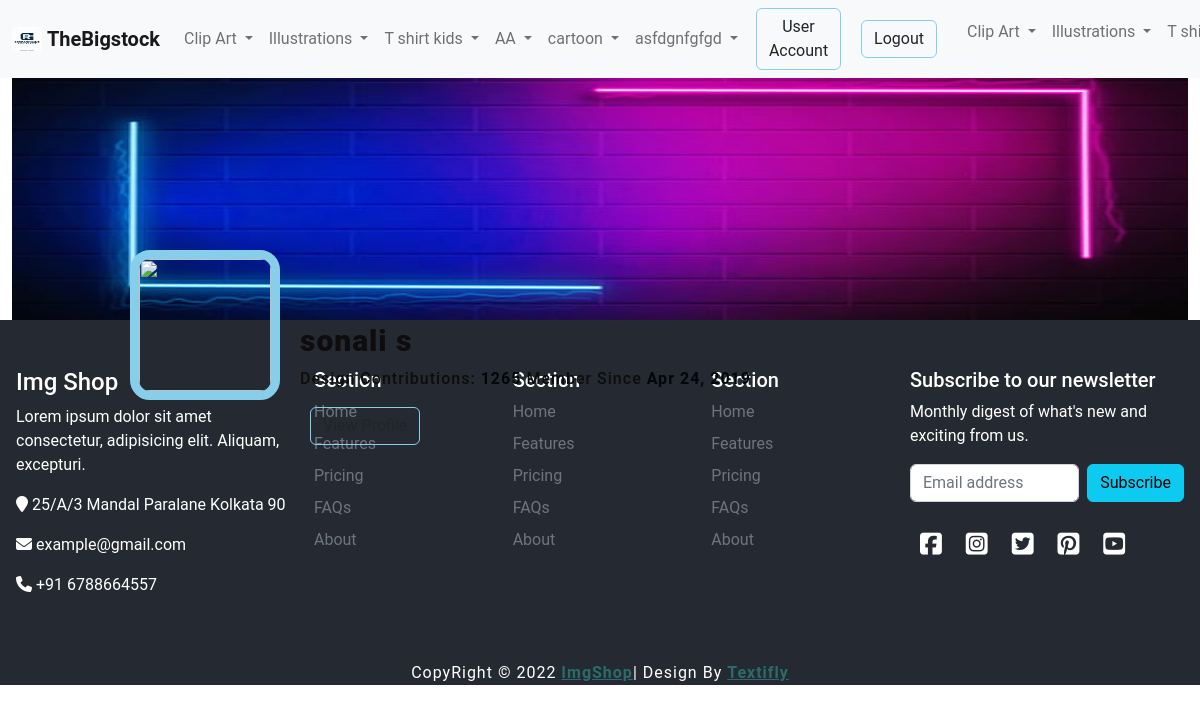
Page /user-account.php (signed in) on the committed database.
### tables this page shows
CREATE TABLE `category_tbl` (
  `id` int NOT NULL,
  `category_name` varchar(100) NOT NULL,
  `category_tags` varchar(100) NOT NULL,
  `image` varchar(100) NOT NULL,
  `feature_image` varchar(100) NOT NULL
);

CREATE TABLE `user_tbl` (
  `id` int NOT NULL,
  `first_name` varchar(100) NOT NULL,
  `last_name` varchar(100) NOT NULL,
  `email` varchar(100) NOT NULL,
  `mobile` varchar(100) NOT NULL,
  `role` varchar(100) NOT NULL,
  `password` varchar(100) NOT NULL,
  `profile_picture` varchar(255) NOT NULL
);

### function.php (called while the page is built, shortened)
<?php
class Operations
{
   public function getAll($table)
   {
      global $db;
      $sel  =  $db->query("select * from " . $table . "");
      return $sel->fetchAll(PDO::FETCH_ASSOC);
   }
   public function getSingle($table, $where)
   {
      global $db;
      $sel  =  $db->query("select * from " . $table . " " . $where);
      return $sel->fetch(PDO::FETCH_ASSOC);
   }
}

### user-account.php (the view, shortened to what this page needs)
<?php include("include/header.php") ?>
<?php
$user = $obj->getSingle('user_tbl', "WHERE id = '" . $user_id . "'");
?>
<main>
    <section class="container-fluid pppicarae">
        <div class="backimg">
            <img src="images/pngtree-modern-double-color-futuristic-neon-background-image_351866.jpg" alt="">
        </div>
        <div class="profilepic">
            <img src="./images/profile/<?= $user['profile_picture'] ?? 'png-transparent-avatar-user-computer-icons-software-developer-avatar-child-face-heroes-removebg-preview.png' ?>" alt="">
        </div>
        <div class="nameand">
            <h1><?php echo $user['first_name']; ?> <?php echo $user['last_name']; ?></h1>
            <p>
                Design Contributions: <span>1265</span> Member Since
                <span>Apr 24, 2019</span>
            </p>
           <div class="viewpdct"> <a class="btn loginbtn" href="profile.php">View Profile</a></div>
        </div>
    </section>
</main>
<footer>
    <div class="container-xxl footerarea">
        <div class="row py-5">
            <div class="col-md-3">
                <h4>Img Shop</h4>
                <p>Lorem ipsum dolor sit amet consectetur, adipisicing elit. Aliquam, excepturi.</p>
                <p><i class="fa-solid fa-location-pin"></i> 25/A/3 Mandal Paralane Kolkata 90</p>
                <p><i class="fa-solid fa-envelope"></i> example@gmail.com</p>
                <p><i class="fa-solid fa-phone"></i> +91 6788664557</p>
            </div>
            <div class="col-4 col-md-2">
                <h5>Section</h5>
                <ul class="nav flex-column">
                    <li class="nav-item mb-2"><a href="#" class="nav-link p-0 text-muted">Home</a></li>
                    <li class="nav-item mb-2"><a href="#" class="nav-link p-0 text-muted">Features</a></li>
                    <li class="nav-item mb-2"><a href="#" class="nav-link p-0 text-muted">Pricing</a></li>
                    <li class="nav-item mb-2"><a href="#" class="nav-link p-0 text-muted">FAQs</a></li>
                    <li class="nav-item mb-2"><a href="#" class="nav-link p-0 text-muted">About</a></li>
                </ul>
            </div>
            <div class="col-4 col-md-2">
                <h5>Section</h5>
                <ul class="nav flex-column">
                    <li class="nav-item mb-2"><a href="#" class="nav-link p-0 text-muted">Home</a></li>
                    <li class="nav-item mb-2"><a href="#" class="nav-link p-0 text-muted">Features</a></li>
                    <li class="nav-item mb-2"><a href="#" class="nav-link p-0 text-muted">Pricing</a></li>
                    <li class="nav-item mb-2"><a href="#" class="nav-link p-0 text-muted">FAQs</a></li>
                    <li class="nav-item mb-2"><a href="#" class="nav-link p-0 text-muted">About</a></li>
                </ul>
            </div>
            <div class="col-4 col-md-2">
                <h5>Section</h5>
                <ul class="nav flex-column">
                    <li class="nav-item mb-2"><a href="#" class="nav-link p-0 text-muted">Home</a></li>
                    <li class="nav-item mb-2"><a href="#" class="nav-link p-0 text-muted">Features</a></li>
                    <li class="nav-item mb-2"><a href="#" class="nav-link p-0 text-muted">Pricing</a></li>
                    <li class="nav-item mb-2"><a href="#" class="nav-link p-0 text-muted">FAQs</a></li>
                    <li class="nav-item mb-2"><a href="#" class="nav-link p-0 text-muted">About</a></li>
                </ul>
            </div>
            <div class="col-md-3">
                <form>
                    <h5>Subscribe to our newsletter</h5>
                    <p>Monthly digest of what's new and exciting from us.</p>
                    <div class="d-flex flex-column flex-sm-row w-100 gap-2">
                        <input id="newsletter1" type="text" class="form-control" placeholder="Email address">
                        <button class="btn btn-info" type="button">Subscribe</button>
                    </div>
                </form>
                <div class="social-icon">
                    <a href="#"><i class="fa-brands fa-square-facebook"></i></a>
                    <a href="#"><i class="fa-brands fa-square-instagram"></i></a>
                    <a href="#"><i class="fa-brands fa-square-twitter"></i></a>
                    <a href="#"><i class="fa-brands fa-square-pinterest"></i></a>
                    <a href="#"><i class="fa-brands fa-square-youtube"></i></a>
                </div>
            </div>
        </div>
        <div class="copy">
            <p>CopyRight &copy; 2022 <strong><a href="#">ImgShop</a></strong>| Design By <a target="_blank" href="https://textifly.co/"><Strong>Textifly</Strong></a></p>
        </div>
    </div>
</footer>
</body>
</html>

### include/header.php (shortened to what this page needs)
<?php
include(__DIR__ . '/../function.php');
$user_id = 0;
if (isset($_SESSION['id'])) {
    $user_id = $_SESSION['id'];
}
$obj = new Operations;
?>
<!DOCTYPE html>
<html lang="en">
<head>
    <link rel="stylesheet" href="css/style.css">
    <link href="https://cdn.jsdelivr.net/npm/bootstrap@5.2.2/dist/css/bootstrap.min.css" rel="stylesheet">
    <link rel="stylesheet" href="https://use.fontawesome.com/releases/v5.15.4/css/solid.css" />
    <link rel="stylesheet" href="https://cdnjs.cloudflare.com/ajax/libs/fancybox/3.5.7/jquery.fancybox.min.css">
    <link rel="stylesheet" href="https://cdnjs.cloudflare.com/ajax/libs/material-design-iconic-font/2.2.0/css/material-design-iconic-font.min.css">
    <link rel="stylesheet" href="https://cdnjs.cloudflare.com/ajax/libs/slick-carousel/1.5.8/slick-theme.min.css">
    <link rel="stylesheet" href="https://cdnjs.cloudflare.com/ajax/libs/slick-carousel/1.5.8/slick.css">
</head>
<body>
    <header>
        <nav class="navbar navbar-expand-lg bg-light fixed-top ">
            <div class="container-fluid desktopnavbar">
                <a class="navbar-brand" href="index.php">
                    <img src="images/logo.jpg" alt="Logo" width="30" height="24" class="d-inline-block align-text-top">
                    <strong>TheBigstock</strong>
                </a>
                <div class="collapse navbar-collapse" id="navbarScroll">
                    <ul class="navbar-nav m-auto my-2 my-lg-0 navbar-nav-scroll" style="--bs-scroll-height: 100px;">
                        <?php
                        $result = $obj->getAll("category_tbl");
                        foreach ($result as $results) {
                        ?>
                            <li class="nav-item dropdown">
                                <a class="nav-link dropdown-toggle" href="category.php?category_id=<?php echo $results['id'] ?>" data-bs-toggle="dropdown">
                                    <?php echo $results['category_name']; ?> </a>
                            </li>
                        <?php } ?>
                    </ul>
                    <?php if ($user_id) { ?>
                        <a href="user-account.php" class="btn loginbtn" type="submit">User Account</a>
                        <a href="logout.php" class="btn loginbtn" type="submit">Logout</a>
                    <?php } ?>
                </div>
            </div>
            <div class="offcanvas offcanvas-start" tabindex="-1" id="offcanvasExample" aria-labelledby="offcanvasExampleLabel">
                <div class="offcanvas-body">
                    <ul class="navbar-nav m-auto my-2 my-lg-0 navbar-nav-scroll" style="--bs-scroll-height: 260px;">
                        <?php
                        $result = $obj->getAll("category_tbl");
                        foreach ($result as $results) {
                        ?>
                            <li class="nav-item dropdown">
                                <a class="nav-link dropdown-toggle" href="#" data-bs-toggle="dropdown">
                                    <?php echo $results['category_name']; ?>
                                </a>
                            </li>
                        <?php } ?>
                    </ul>
                </div>
            </div>
        </nav>
    </header>

### css/style.css (style rules this page uses)
* { margin: 0; padding: 0; font-family: "Source Sans Pro", "Roboto", Arial, sans-serif; }
.loginbtn { margin: 0px 10px !important; font-weight: 600; border-radius: 30px; border: 1px solid #87ceeb !important; text-transform: capitalize; }
.footerarea { color: white; background-color: #252a32; }
.social-icon { margin-top: 24px; }
.social-icon a { margin: 10px; color: white; font-size: 25px; }
.copy { text-align: center; }
.copy p { letter-spacing: 1px; }
.copy p a { color: #2a6b6b; }
.pppicarae { margin-top: 60px; position: relative; }
.backimg { width: 100%; }
.backimg img { width: 100%; height: 260px; }
.profilepic { position: absolute; width: 150px; height: 150px; bottom: -80px; left: 130px; }
.profilepic img { width: 100%; height: 100%; border-radius: 20px; border: 9px solid #87ceeb; }
.nameand { position: absolute; bottom: -125px; left: 300px; }
.nameand h1 { font-weight: 900; color: rgb(14, 12, 12); letter-spacing: 1px; font-size: 30px; }
.nameand p { font-weight: 500; color: rgb(14, 12, 12); letter-spacing: 1px; }
.nameand p span { font-weight: 700; color: rgb(0, 7, 12); }
.row { display: -ms-flexbox; display: flex; -ms-flex-wrap: wrap; flex-wrap: wrap; padding: 0 4px; }
.btn { border: none; outline: none; padding: 10px 16px; background-color: #f1f1f1; cursor: pointer; font-size: 18px; }

### rows in the picture
category_tbl: category_name "Clip Art"
category_tbl: category_name "Illustrations"
category_tbl: category_name "T shirt kids", category_name "T…"
category_tbl: category_name "AA"
category_tbl: category_name "cartoon"
category_tbl: category_name "asfdgnfgfgd"
user_tbl: first_name "sonali", last_name "s"
